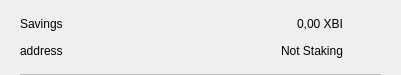
<?xml version="1.0" encoding="UTF-8"?>
<ui version="4.0">
 <class>CSRow</class>
 <widget class="QWidget" name="CSRow">
  <property name="geometry">
   <rect>
    <x>0</x>
    <y>0</y>
    <width>401</width>
    <height>75</height>
   </rect>
  </property>
  <property name="windowTitle">
   <string>Form</string>
  </property>
  <layout class="QVBoxLayout" name="verticalLayout">
   <property name="spacing">
    <number>0</number>
   </property>
   <property name="leftMargin">
    <number>20</number>
   </property>
   <property name="topMargin">
    <number>10</number>
   </property>
   <property name="rightMargin">
    <number>20</number>
   </property>
   <property name="bottomMargin">
    <number>0</number>
   </property>
   <item>
    <widget class="QWidget" name="info" native="true">
     <property name="minimumSize">
      <size>
       <width>0</width>
       <height>0</height>
      </size>
     </property>
     <layout class="QHBoxLayout" name="horizontalLayout_3">
      <property name="leftMargin">
       <number>0</number>
      </property>
      <property name="topMargin">
       <number>0</number>
      </property>
      <property name="rightMargin">
       <number>0</number>
      </property>
      <property name="bottomMargin">
       <number>10</number>
      </property>
      <item>
       <widget class="QWidget" name="container" native="true">
        <property name="minimumSize">
         <size>
          <width>0</width>
          <height>0</height>
         </size>
        </property>
        <layout class="QVBoxLayout" name="verticalLayout_2">
         <property name="spacing">
          <number>0</number>
         </property>
         <property name="leftMargin">
          <number>0</number>
         </property>
         <property name="topMargin">
          <number>0</number>
         </property>
         <property name="rightMargin">
          <number>0</number>
         </property>
         <property name="bottomMargin">
          <number>0</number>
         </property>
         <item>
          <layout class="QHBoxLayout" name="horizontalLayout">
           <item>
            <widget class="QLabel" name="labelName">
             <property name="toolTip">
              <string notr="true"/>
             </property>
             <property name="text">
              <string>Savings</string>
             </property>
            </widget>
           </item>
           <item>
            <spacer name="horizontalSpacer">
             <property name="orientation">
              <enum>Qt::Horizontal</enum>
             </property>
             <property name="sizeHint" stdset="0">
              <size>
               <width>40</width>
               <height>20</height>
              </size>
             </property>
            </spacer>
           </item>
           <item>
            <widget class="QLabel" name="labelAmount">
             <property name="text">
              <string>0,00 XBI</string>
             </property>
            </widget>
           </item>
          </layout>
         </item>
         <item>
          <layout class="QHBoxLayout" name="horizontalLayout_2">
           <item>
            <widget class="QLabel" name="labelAddress">
             <property name="toolTip">
              <string notr="true"/>
             </property>
             <property name="text">
              <string>address</string>
             </property>
            </widget>
           </item>
           <item>
            <spacer name="horizontalSpacer_2">
             <property name="orientation">
              <enum>Qt::Horizontal</enum>
             </property>
             <property name="sizeHint" stdset="0">
              <size>
               <width>40</width>
               <height>20</height>
              </size>
             </property>
            </spacer>
           </item>
           <item>
            <widget class="QLabel" name="labelStaking">
             <property name="text">
              <string>Not Staking</string>
             </property>
            </widget>
           </item>
          </layout>
         </item>
        </layout>
       </widget>
      </item>
      <item alignment="Qt::AlignHCenter|Qt::AlignVCenter">
       <widget class="QPushButton" name="pushButtonMenu">
        <property name="minimumSize">
         <size>
          <width>24</width>
          <height>24</height>
         </size>
        </property>
        <property name="maximumSize">
         <size>
          <width>32</width>
          <height>32</height>
         </size>
        </property>
        <property name="focusPolicy">
         <enum>Qt::NoFocus</enum>
        </property>
        <property name="styleSheet">
         <string notr="true">border:none; background-color:transparent;</string>
        </property>
        <property name="text">
         <string/>
        </property>
        <property name="icon">
         <iconset>
          <normaloff>://ic-menu-hover</normaloff>://ic-menu-hover</iconset>
        </property>
        <property name="iconSize">
         <size>
          <width>24</width>
          <height>24</height>
         </size>
        </property>
       </widget>
      </item>
     </layout>
    </widget>
   </item>
   <item>
    <widget class="QLabel" name="lblDivisory">
     <property name="minimumSize">
      <size>
       <width>0</width>
       <height>1</height>
      </size>
     </property>
     <property name="maximumSize">
      <size>
       <width>16777215</width>
       <height>1</height>
      </size>
     </property>
     <property name="styleSheet">
      <string notr="true">background-color:#bababa;</string>
     </property>
     <property name="text">
      <string/>
     </property>
     <property name="alignment">
      <set>Qt::AlignBottom|Qt::AlignLeading|Qt::AlignLeft</set>
     </property>
    </widget>
   </item>
  </layout>
 </widget>
 <resources/>
 <connections/>
</ui>
